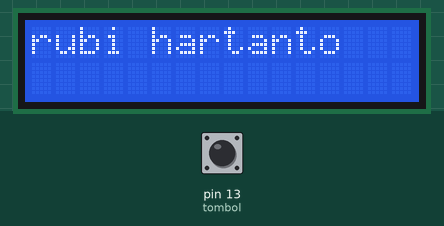
Simulated run of this sketch. Board: Arduino Uno, built with avr-gcc and run on an emulated ATmega328P. Shown: 16×2 character LCD. Inputs (shaded band) come from the test bench; at power-on: pin 13 (tombol) HIGH.

Above: at 0.1 s.
3.3 s: pin 13 (tombol) pulled LOW for 3.2 s
At 7.8 s:
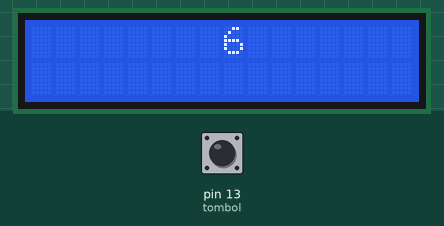
8.0 s: pin 13 (tombol) pulled LOW for 0.15 s
At 9.5 s:
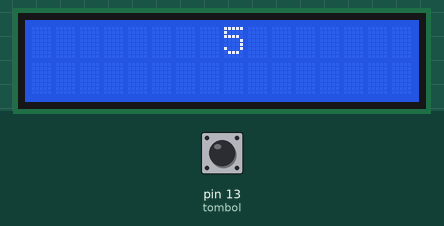
10.5 s: pin 13 (tombol) pulled LOW for 1 s
At 12.6 s:
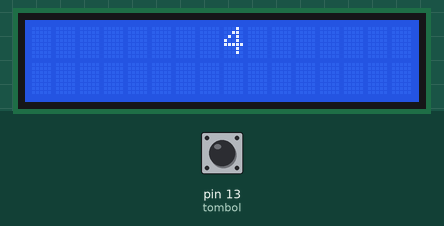
13.0 s: pin 13 (tombol) pulled LOW for 3.2 s
At 17.15 s:
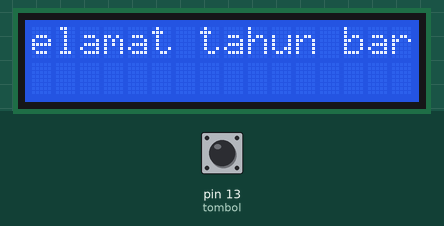
Timing chart, 0 to 18.6 s (numbered marks = the images above; inputs shaded):
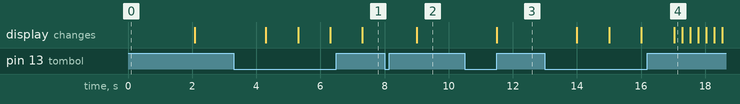

Measured:
- after the input at 3.3 s, the display: first changes after 1.0 s (image 1 shows a later state)
- after the input at 8.0 s, the display: changes after 1.0 s (image 2)
- after the input at 10.5 s, the display: changes after 1.0 s (image 3)
- after the input at 13.0 s, the display: first changes after 1.0 s (image 4 shows a later state)

The sketch:

test_LCD.ino
```cpp
#include  <LiquidCrystal_I2C.h>
LiquidCrystal_I2C lcd(0x27, 16, 2);
int hitung = 10;
const int tombol = 13;
void setup()
{
  Serial.begin(9600);
  lcd.init();
  lcd.backlight();
 pinMode(tombol, INPUT_PULLUP);
  lcd.setCursor(0, 0);
  lcd.print("rubi hartanto");
 delay(2000);
 lcd.clear();
}

void loop()
{
  if(digitalRead(tombol) == LOW)  {
    hitung--;
    delay(1000);
    lcd.setCursor(8, 0);
    lcd.print(hitung);
  }
  while (hitung == 0) {
    int i;
    lcd.setCursor(0, 0);
    lcd.print("selamat tahun baru 2021");
    for (i = 0 ; i < 16; i++)
    {
      lcd.scrollDisplayLeft();
      delay(250);
    }
  }
}
```
